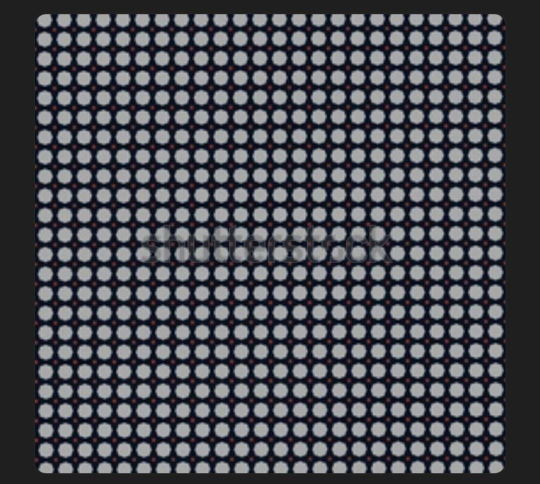
#> input picture Assignments/Task-3/sample.jpg, 1080 x 967 px, found by its file name (shown at 1/2 size)
$ jupyter execute Assignment3_Notebook.ipynb   (shell and % lines are left out)
#> lines starting #> are read from the running program, lines starting #| are printed output that depends on the picture; after the words box and inside, x2 and y2 are one past the last pixel; in counts of white or black regions, pixels touching at a corner belong together
# Assignment 3 - Image Processing & Analysis Lab

# Student Details
- Name: G.Anudeepthi
- Roll No: 22671A7373

## 1. Introduction
This notebook demonstrates basic image processing operations using OpenCV and Python.

[cell 1]
# 2. Import libraries
import cv2
import matplotlib.pyplot as plt

# helper function to show image
def show_img(img, cmap=None, title="Image"):
    plt.imshow(img, cmap=cmap)
    plt.title(title)
    plt.axis("off")
    plt.show()

[cell 2]
# 3. Read Image
img = cv2.imread("sample.jpg")   # replace with your image path
#> img is the input picture: shape (967, 1080, 3); mean B, G, R 83.3, 77, 75.7
img_rgb = cv2.cvtColor(img, cv2.COLOR_BGR2RGB)
show_img(img_rgb, title="Original Image")

[cell 3]
# 4. Grayscale
gray = cv2.cvtColor(img, cv2.COLOR_BGR2GRAY)
show_img(gray, cmap="gray", title="Grayscale Image")

## Grayscale Conversion
The image is converted into grayscale to simplify processing by reducing it to intensity values.

[cell 4]
# 5. Gaussian Blur
blur = cv2.GaussianBlur(img_rgb, (7,7), 0)
show_img(blur, title="Gaussian Blur")

## Gaussian Blur
We apply Gaussian Blur to smooth the image and reduce noise.

[cell 5]
# 6. Edge Detection
edges = cv2.Canny(img, 100, 200)
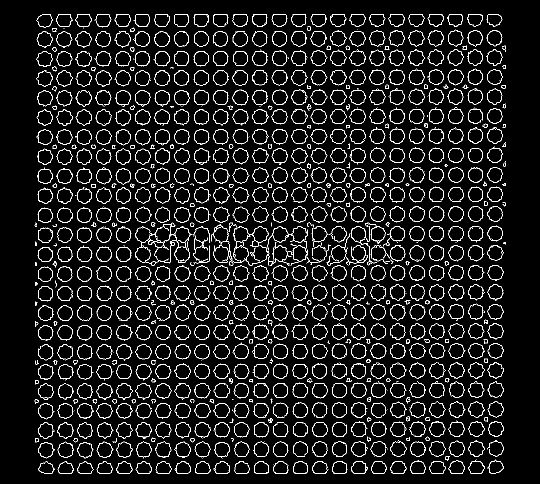
#> edges: shape (967, 1080) (shown at 1/2 size); 6.9% white in thin lines or dots, all inside (x1, y1, x2, y2) = (69, 28, 1012, 947)
show_img(edges, cmap="gray", title="Edges (Canny)")

## Edge Detection
Using the Canny algorithm, we detect edges in the grayscale image.

[cell 6]
# 7. Rotate
(h, w) = img.shape[:2]
#> h = 967; w = 1080
center = (w // 2, h // 2)
#> center = (540, 483)
M = cv2.getRotationMatrix2D(center, 90, 1.0)
rotated = cv2.warpAffine(img_rgb, M, (w, h))
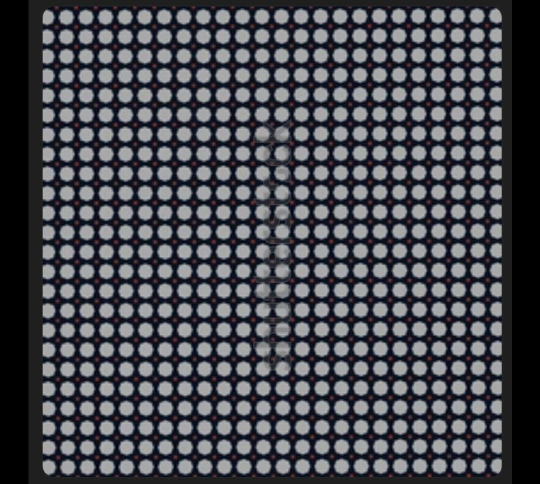
#> rotated: shape (967, 1080, 3) (shown at 1/2 size); mean R, G, B 72.5, 73.8, 80.1
show_img(rotated, title="Rotated 90°")

## rotation
The imageis rotated 90 degrees

[cell 7]
# 8. Resize
resized = cv2.resize(img_rgb, (200, 200))
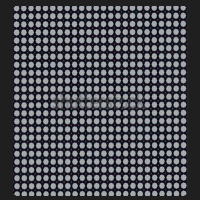
#> resized: shape (200, 200, 3); mean R, G, B 75.7, 77, 83.3
show_img(resized, title="Resized (200x200)")
